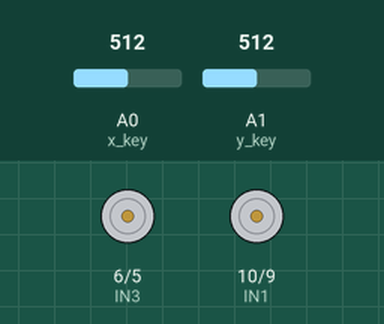
Simulated run of this sketch. Board: Arduino Uno, built with avr-gcc and run on an emulated ATmega328P. Shown: motor-driver pin pairs drawn as motors (green arrow = first pin HIGH = forward, orange = second pin HIGH = backward, longer = more drive). The test bench sets the inputs (shaded band); at power-on: A0 (x_key) = 512, A1 (y_key) = 512.

Above: at 1.2 s.
1.3 s: A0 (x_key) set to 587
2.8 s: A0 (x_key) set to 615
At 3.6 s:
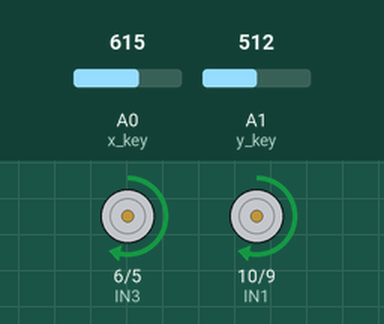
4.3 s: A0 (x_key) set to 390
At 4.8 s:
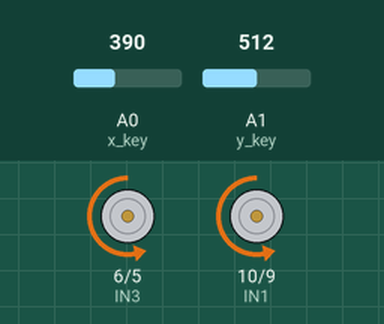
Timing chart, 0 to 7.3 s (numbered marks = the images above; inputs shaded):
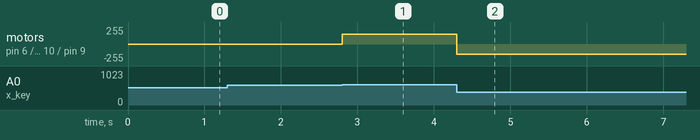

Measured:
- the behaviour switches between 600 and 601 on A0 (x_key) (found by bisection; images 0 and 1)
- after the input at 1.3 s, every drawn part: stays the same
- after the input at 2.8 s, motor on pin 6 (IN3) / pin 5 (IN4), motor on pin 10 (IN1) / pin 9 (IN2): stopped → forward 150/255 at once
- after the input at 4.3 s, motor on pin 6 (IN3) / pin 5 (IN4), motor on pin 10 (IN1) / pin 9 (IN2): forward 150/255 → backward 150/255 at once

The sketch:

Joystick_Cars.ino
```cpp
#define LS 13    // left sensor
#define RS 12      // right sensor
//Joystick Pins
int x_key = A0;
int y_key = A1;
int x_pos;
int y_pos;
//Motor Pins
int IN1 = 10;       //control pin for first motor
int IN2 = 9;       //control pin for first motor
int IN3 = 6;        //control pin for second motor
int IN4 = 5;        //control pin for second motor
//Initializing variables to store data
int motor_speed;
int motor_speed1;
void setup ( ) {
  Serial.begin (9600); //Starting the serial communication at 9600 baud rate
  //Initializing the motor pins as output
  pinMode(IN1, OUTPUT);
  pinMode(IN2, OUTPUT);
  pinMode(IN3, OUTPUT);
  pinMode(IN4, OUTPUT);
  //Initializng the joystick pins as input
  pinMode (x_key, INPUT) ;
  pinMode (y_key, INPUT) ;
}
void loop () {
    x_pos = analogRead (x_key) ;  //Reading the horizontal movement value
    y_pos = analogRead (y_key) ;  //Reading the vertical movement value

if (x_pos < 400 && 400 < y_pos < 600){     //Rotating the left motor in clockwise direction
    motor_speed = map(x_pos, 400, 0, 0, 255);   //Mapping the values to 0-255 to move the motor
    analogWrite(IN1, 0);
    analogWrite(IN2, 150);
    analogWrite(IN3, 0);
    analogWrite(IN4, 150);
  }
else if (x_pos > 600 && 400 < y_pos < 600){     //Rotating the left motor in clockwise direction
    motor_speed = map(x_pos, 400, 0, 0, 255);   //Mapping the values to 0-255 to move the motor
    analogWrite(IN1, 150);
    analogWrite(IN2, 0);
    analogWrite(IN3, 150);
    analogWrite(IN4, 0);
  }
else if (y_pos < 400 && 400 < x_pos < 600){     //Rotating the left motor in clockwise direction
    motor_speed = map(x_pos, 400, 0, 0, 255);   //Mapping the values to 0-255 to move the motor
    analogWrite(IN1, 150);
    analogWrite(IN2, 0);
    analogWrite(IN3, 0);
    analogWrite(IN4, 150);
  }
else if (y_pos > 600 && 400 < x_pos < 600){     //Rotating the left motor in clockwise direction
    motor_speed = map(x_pos, 400, 0, 0, 255);   //Mapping the values to 0-255 to move the motor
    analogWrite(IN1, 0);
    analogWrite(IN2, 150);
    analogWrite(IN3, 150);
    analogWrite(IN4, 0);
  }
else if (400 < x_pos < 600 && 400 < y_pos < 600){     //Rotating the left motor in clockwise direction
    motor_speed = map(x_pos, 400, 0, 0, 255);   //Mapping the values to 0-255 to move the motor
    analogWrite(IN1, 0);
    analogWrite(IN2, 0);
    analogWrite(IN3, 0);
    analogWrite(IN4, 0);
  }
}
```
